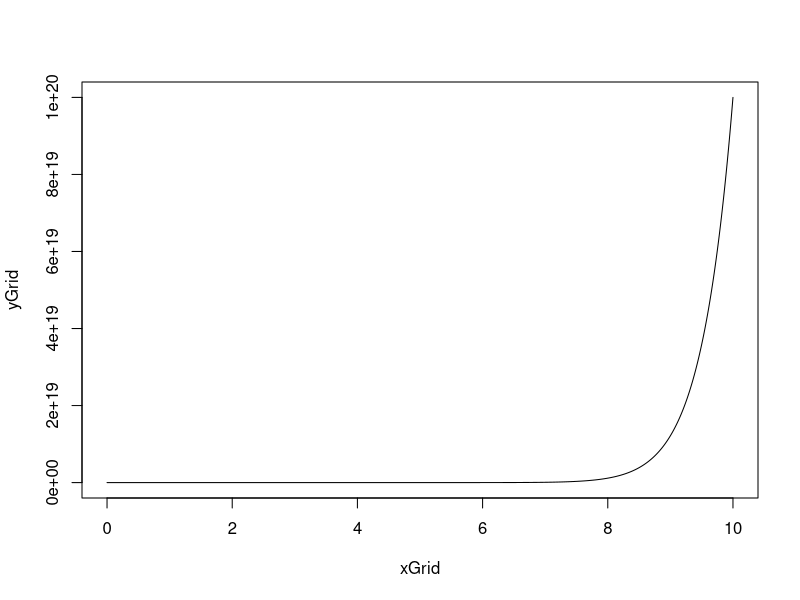

Source code (R):
# Create deterministic data
xGrid = seq(0,10,length=1000);
yGrid = xGrid^20;
plot(xGrid, yGrid, type='l');

# Regress sqrt of y on x
reg = lm(sqrt(yGrid)~xGrid);

# Compute correlation between x and y
cor(xGrid, yGrid)
cor(xGrid, yGrid^(1/20))